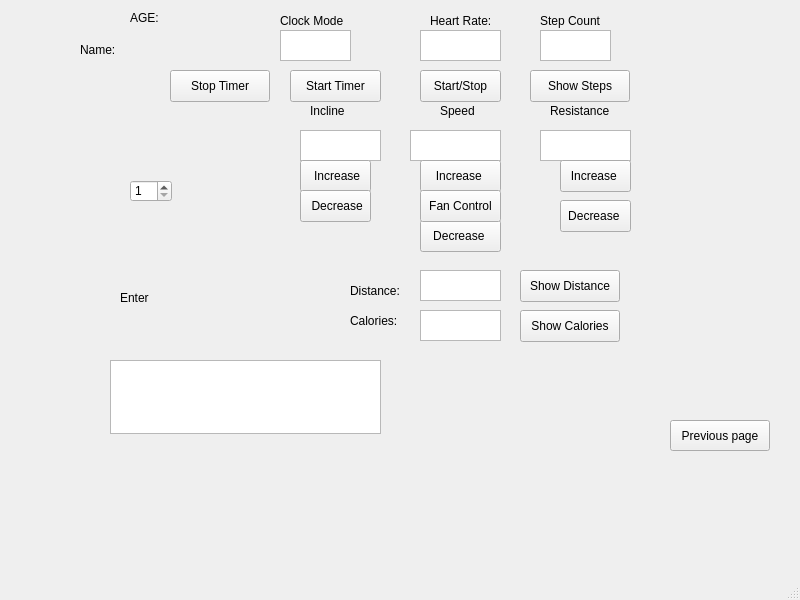
<?xml version="1.0" encoding="UTF-8"?>
<ui version="4.0">
 <class>MainWindow</class>
 <widget class="QMainWindow" name="MainWindow">
  <property name="geometry">
   <rect>
    <x>0</x>
    <y>0</y>
    <width>800</width>
    <height>600</height>
   </rect>
  </property>
  <property name="windowTitle">
   <string>MainWindow</string>
  </property>
  <widget class="QWidget" name="centralwidget">
   <widget class="QStackedWidget" name="stackedWidget">
    <property name="geometry">
     <rect>
      <x>80</x>
      <y>0</y>
      <width>701</width>
      <height>471</height>
     </rect>
    </property>
    <property name="currentIndex">
     <number>2</number>
    </property>
    <widget class="QWidget" name="page">
     <widget class="QLineEdit" name="lineEditName">
      <property name="geometry">
       <rect>
        <x>290</x>
        <y>250</y>
        <width>91</width>
        <height>21</height>
       </rect>
      </property>
     </widget>
     <widget class="QLabel" name="labelName_2">
      <property name="geometry">
       <rect>
        <x>310</x>
        <y>230</y>
        <width>58</width>
        <height>16</height>
       </rect>
      </property>
      <property name="text">
       <string>NAME</string>
      </property>
     </widget>
     <widget class="QSpinBox" name="spinBoxAge">
      <property name="geometry">
       <rect>
        <x>410</x>
        <y>250</y>
        <width>42</width>
        <height>22</height>
       </rect>
      </property>
     </widget>
     <widget class="QPushButton" name="buttonSubmit">
      <property name="geometry">
       <rect>
        <x>320</x>
        <y>290</y>
        <width>100</width>
        <height>32</height>
       </rect>
      </property>
      <property name="text">
       <string>SUBMIT</string>
      </property>
     </widget>
     <widget class="QPushButton" name="buttonToPage2">
      <property name="geometry">
       <rect>
        <x>570</x>
        <y>40</y>
        <width>100</width>
        <height>32</height>
       </rect>
      </property>
      <property name="text">
       <string>Next Page</string>
      </property>
     </widget>
     <widget class="QLabel" name="label_5">
      <property name="geometry">
       <rect>
        <x>410</x>
        <y>230</y>
        <width>58</width>
        <height>16</height>
       </rect>
      </property>
      <property name="text">
       <string>Age:</string>
      </property>
     </widget>
     <widget class="QLabel" name="label">
      <property name="geometry">
       <rect>
        <x>320</x>
        <y>110</y>
        <width>91</width>
        <height>111</height>
       </rect>
      </property>
      <property name="text">
       <string/>
      </property>
      <property name="pixmap">
       <pixmap>../Pictures/34.jpg</pixmap>
      </property>
     </widget>
    </widget>
    <widget class="QWidget" name="page_3">
     <widget class="QComboBox" name="comboBoxEatingHabits">
      <property name="geometry">
       <rect>
        <x>340</x>
        <y>180</y>
        <width>103</width>
        <height>32</height>
       </rect>
      </property>
      <item>
       <property name="text">
        <string>Healthy</string>
       </property>
      </item>
      <item>
       <property name="text">
        <string>Moderate</string>
       </property>
      </item>
      <item>
       <property name="text">
        <string>Unhealthy</string>
       </property>
      </item>
     </widget>
     <widget class="QComboBox" name="comboBoxWorkoutPreferences">
      <property name="geometry">
       <rect>
        <x>520</x>
        <y>180</y>
        <width>103</width>
        <height>32</height>
       </rect>
      </property>
      <item>
       <property name="text">
        <string>Cardio</string>
       </property>
      </item>
      <item>
       <property name="text">
        <string>Strength</string>
       </property>
      </item>
      <item>
       <property name="text">
        <string>Mixed</string>
       </property>
      </item>
     </widget>
     <widget class="QTextEdit" name="workoutPlanTextEdit">
      <property name="geometry">
       <rect>
        <x>110</x>
        <y>280</y>
        <width>541</width>
        <height>201</height>
       </rect>
      </property>
     </widget>
     <widget class="QLabel" name="label_2">
      <property name="geometry">
       <rect>
        <x>270</x>
        <y>240</y>
        <width>171</width>
        <height>16</height>
       </rect>
      </property>
      <property name="text">
       <string>Workout Suggestions</string>
      </property>
     </widget>
     <widget class="QLabel" name="label_3">
      <property name="geometry">
       <rect>
        <x>540</x>
        <y>140</y>
        <width>131</width>
        <height>16</height>
       </rect>
      </property>
      <property name="text">
       <string>Workout Preferences</string>
      </property>
     </widget>
     <widget class="QLabel" name="label_4">
      <property name="geometry">
       <rect>
        <x>350</x>
        <y>150</y>
        <width>91</width>
        <height>16</height>
       </rect>
      </property>
      <property name="text">
       <string>Eating Habits</string>
      </property>
     </widget>
     <widget class="QPushButton" name="generateWorkoutButton">
      <property name="geometry">
       <rect>
        <x>220</x>
        <y>70</y>
        <width>131</width>
        <height>32</height>
       </rect>
      </property>
      <property name="text">
       <string>Generate Workout</string>
      </property>
     </widget>
     <widget class="QPushButton" name="buttonToPage3">
      <property name="geometry">
       <rect>
        <x>520</x>
        <y>30</y>
        <width>100</width>
        <height>32</height>
       </rect>
      </property>
      <property name="text">
       <string>Next</string>
      </property>
     </widget>
    </widget>
    <widget class="QWidget" name="page_2">
     <widget class="QTextEdit" name="clockModeTextEdit">
      <property name="geometry">
       <rect>
        <x>200</x>
        <y>30</y>
        <width>71</width>
        <height>31</height>
       </rect>
      </property>
     </widget>
     <widget class="QLabel" name="clockModeLabel">
      <property name="geometry">
       <rect>
        <x>200</x>
        <y>10</y>
        <width>71</width>
        <height>21</height>
       </rect>
      </property>
      <property name="text">
       <string>Clock Mode</string>
      </property>
     </widget>
     <widget class="QTextEdit" name="heartRateTextEdit">
      <property name="geometry">
       <rect>
        <x>340</x>
        <y>30</y>
        <width>81</width>
        <height>31</height>
       </rect>
      </property>
     </widget>
     <widget class="QLabel" name="heartRateLabel">
      <property name="geometry">
       <rect>
        <x>350</x>
        <y>10</y>
        <width>81</width>
        <height>21</height>
       </rect>
      </property>
      <property name="text">
       <string>Heart Rate:</string>
      </property>
     </widget>
     <widget class="QLabel" name="stepCountLabel">
      <property name="geometry">
       <rect>
        <x>460</x>
        <y>10</y>
        <width>81</width>
        <height>21</height>
       </rect>
      </property>
      <property name="text">
       <string>Step Count</string>
      </property>
     </widget>
     <widget class="QTextEdit" name="stepCountTextEdit">
      <property name="geometry">
       <rect>
        <x>460</x>
        <y>30</y>
        <width>71</width>
        <height>31</height>
       </rect>
      </property>
     </widget>
     <widget class="QPushButton" name="buttonStartTimer">
      <property name="geometry">
       <rect>
        <x>210</x>
        <y>70</y>
        <width>91</width>
        <height>32</height>
       </rect>
      </property>
      <property name="text">
       <string>Start Timer</string>
      </property>
     </widget>
     <widget class="QPushButton" name="heartRateButton">
      <property name="geometry">
       <rect>
        <x>340</x>
        <y>70</y>
        <width>81</width>
        <height>32</height>
       </rect>
      </property>
      <property name="text">
       <string>Start/Stop</string>
      </property>
     </widget>
     <widget class="QLabel" name="inclineLabel">
      <property name="geometry">
       <rect>
        <x>230</x>
        <y>100</y>
        <width>41</width>
        <height>21</height>
       </rect>
      </property>
      <property name="text">
       <string>Incline</string>
      </property>
     </widget>
     <widget class="QTextEdit" name="inclineTextEdit">
      <property name="geometry">
       <rect>
        <x>220</x>
        <y>130</y>
        <width>81</width>
        <height>31</height>
       </rect>
      </property>
     </widget>
     <widget class="QLabel" name="speedLabel">
      <property name="geometry">
       <rect>
        <x>360</x>
        <y>100</y>
        <width>41</width>
        <height>21</height>
       </rect>
      </property>
      <property name="text">
       <string>Speed</string>
      </property>
     </widget>
     <widget class="QTextEdit" name="fanSpeedTextEdit">
      <property name="geometry">
       <rect>
        <x>330</x>
        <y>130</y>
        <width>91</width>
        <height>31</height>
       </rect>
      </property>
     </widget>
     <widget class="QLabel" name="resistanceLabel">
      <property name="geometry">
       <rect>
        <x>470</x>
        <y>100</y>
        <width>71</width>
        <height>21</height>
       </rect>
      </property>
      <property name="text">
       <string>Resistance</string>
      </property>
     </widget>
     <widget class="QTextEdit" name="resistanceTextEdit">
      <property name="geometry">
       <rect>
        <x>460</x>
        <y>130</y>
        <width>91</width>
        <height>31</height>
       </rect>
      </property>
     </widget>
     <widget class="QPushButton" name="increaseInclineButton">
      <property name="geometry">
       <rect>
        <x>220</x>
        <y>160</y>
        <width>71</width>
        <height>32</height>
       </rect>
      </property>
      <property name="text">
       <string>   Increase  </string>
      </property>
     </widget>
     <widget class="QPushButton" name="decreaseInclineButton">
      <property name="geometry">
       <rect>
        <x>220</x>
        <y>190</y>
        <width>71</width>
        <height>32</height>
       </rect>
      </property>
      <property name="text">
       <string>  Decrease </string>
      </property>
     </widget>
     <widget class="QPushButton" name="increaseFanButton">
      <property name="geometry">
       <rect>
        <x>340</x>
        <y>160</y>
        <width>81</width>
        <height>32</height>
       </rect>
      </property>
      <property name="text">
       <string>Increase </string>
      </property>
     </widget>
     <widget class="QPushButton" name="decreaseFanButton">
      <property name="geometry">
       <rect>
        <x>340</x>
        <y>220</y>
        <width>81</width>
        <height>32</height>
       </rect>
      </property>
      <property name="text">
       <string>Decrease </string>
      </property>
     </widget>
     <widget class="QPushButton" name="fanButton">
      <property name="geometry">
       <rect>
        <x>340</x>
        <y>190</y>
        <width>81</width>
        <height>32</height>
       </rect>
      </property>
      <property name="text">
       <string>Fan Control</string>
      </property>
     </widget>
     <widget class="QPushButton" name="increaseResistanceButton">
      <property name="geometry">
       <rect>
        <x>480</x>
        <y>160</y>
        <width>71</width>
        <height>32</height>
       </rect>
      </property>
      <property name="text">
       <string>Increase </string>
      </property>
     </widget>
     <widget class="QPushButton" name="decreaseResistanceButton">
      <property name="geometry">
       <rect>
        <x>480</x>
        <y>200</y>
        <width>71</width>
        <height>32</height>
       </rect>
      </property>
      <property name="text">
       <string>Decrease </string>
      </property>
     </widget>
     <widget class="QTextEdit" name="distanceTextEdit">
      <property name="geometry">
       <rect>
        <x>340</x>
        <y>270</y>
        <width>81</width>
        <height>31</height>
       </rect>
      </property>
     </widget>
     <widget class="QLabel" name="distanceLabel">
      <property name="geometry">
       <rect>
        <x>270</x>
        <y>280</y>
        <width>61</width>
        <height>21</height>
       </rect>
      </property>
      <property name="text">
       <string>Distance: </string>
      </property>
     </widget>
     <widget class="QLabel" name="caloriesLabel">
      <property name="geometry">
       <rect>
        <x>270</x>
        <y>310</y>
        <width>61</width>
        <height>21</height>
       </rect>
      </property>
      <property name="text">
       <string>Calories:</string>
      </property>
     </widget>
     <widget class="QTextEdit" name="caloriesTextEdit">
      <property name="geometry">
       <rect>
        <x>340</x>
        <y>310</y>
        <width>81</width>
        <height>31</height>
       </rect>
      </property>
     </widget>
     <widget class="QPushButton" name="buttonShowDistance">
      <property name="geometry">
       <rect>
        <x>440</x>
        <y>270</y>
        <width>100</width>
        <height>32</height>
       </rect>
      </property>
      <property name="text">
       <string>Show Distance</string>
      </property>
     </widget>
     <widget class="QTextEdit" name="activityLog">
      <property name="geometry">
       <rect>
        <x>30</x>
        <y>360</y>
        <width>271</width>
        <height>74</height>
       </rect>
      </property>
     </widget>
     <widget class="QPushButton" name="buttonToPage1">
      <property name="geometry">
       <rect>
        <x>590</x>
        <y>420</y>
        <width>100</width>
        <height>31</height>
       </rect>
      </property>
      <property name="text">
       <string>Previous page</string>
      </property>
     </widget>
     <widget class="QLabel" name="labelDisplayAge">
      <property name="geometry">
       <rect>
        <x>50</x>
        <y>10</y>
        <width>58</width>
        <height>16</height>
       </rect>
      </property>
      <property name="text">
       <string>AGE:</string>
      </property>
     </widget>
     <widget class="QLabel" name="labelDisplayName">
      <property name="geometry">
       <rect>
        <x>0</x>
        <y>40</y>
        <width>191</width>
        <height>20</height>
       </rect>
      </property>
      <property name="text">
       <string>Name:</string>
      </property>
     </widget>
     <widget class="QPushButton" name="buttonStopTimer">
      <property name="geometry">
       <rect>
        <x>90</x>
        <y>70</y>
        <width>100</width>
        <height>32</height>
       </rect>
      </property>
      <property name="text">
       <string>Stop Timer</string>
      </property>
     </widget>
     <widget class="QPushButton" name="buttonShowCalories">
      <property name="geometry">
       <rect>
        <x>440</x>
        <y>310</y>
        <width>100</width>
        <height>32</height>
       </rect>
      </property>
      <property name="text">
       <string>Show Calories</string>
      </property>
     </widget>
     <widget class="QPushButton" name="buttonShowSteps">
      <property name="geometry">
       <rect>
        <x>450</x>
        <y>70</y>
        <width>100</width>
        <height>32</height>
       </rect>
      </property>
      <property name="text">
       <string>Show Steps</string>
      </property>
     </widget>
     <widget class="QSpinBox" name="spinBoxCountdown">
      <property name="geometry">
       <rect>
        <x>50</x>
        <y>180</y>
        <width>42</width>
        <height>22</height>
       </rect>
      </property>
      <property name="minimum">
       <number>1</number>
      </property>
      <property name="maximum">
       <number>3600</number>
      </property>
     </widget>
     <widget class="QLabel" name="labelCountdown">
      <property name="geometry">
       <rect>
        <x>40</x>
        <y>290</y>
        <width>58</width>
        <height>16</height>
       </rect>
      </property>
      <property name="text">
       <string>Enter</string>
      </property>
     </widget>
     <widget class="QLabel" name="label_6">
      <property name="geometry">
       <rect>
        <x>290</x>
        <y>20</y>
        <width>51</width>
        <height>51</height>
       </rect>
      </property>
      <property name="text">
       <string/>
      </property>
      <property name="pixmap">
       <pixmap>../Downloads/Pre1.png</pixmap>
      </property>
      <property name="scaledContents">
       <bool>true</bool>
      </property>
     </widget>
    </widget>
   </widget>
  </widget>
  <widget class="QMenuBar" name="menubar">
   <property name="geometry">
    <rect>
     <x>0</x>
     <y>0</y>
     <width>800</width>
     <height>25</height>
    </rect>
   </property>
  </widget>
  <widget class="QStatusBar" name="statusbar"/>
 </widget>
 <resources/>
 <connections/>
</ui>
